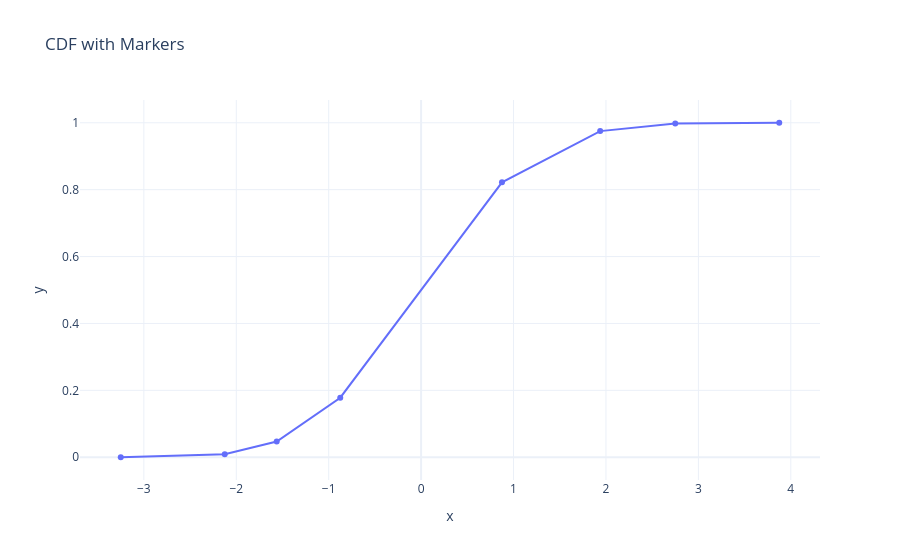

The code cell stored with this chart in its notebook:
### Markdown cell above
### CDF with Markers

Show data points with markers:

### Code cell
fig = cumulative(
    x=data, markers=True, title="CDF with Markers", template="plotly_white"
)
fig.show()

### Figure 1 — Plotly figure (JSON) as saved in the notebook; plotly's stock layout.template omitted (floating-point values rounded to 4 significant figures)
{"data": [{"hovertemplate": "x=%{x}<br>y=%{y}<extra></extra>", "legendgroup": "", "line": {"dash": "solid", "shape": "linear"}, "marker": {"color": "#636efa", "symbol": "circle"}, "mode": "lines+markers", "name": "", "orientation": "v", "showlegend": false, "type": "scatter", "x": [-3.25, -2.125, -1.562, -0.875, 0.875, 1.938, 2.75, 3.875], "xaxis": "x", "y": [0.0, 0.009, 0.047, 0.178, 0.822, 0.975, 0.998, 1.0], "yaxis": "y"}], "layout": {"legend": {"tracegroupgap": 0}, "title": {"text": "CDF with Markers"}, "xaxis": {"anchor": "y", "domain": [0, 1], "title": {"text": "x"}}, "yaxis": {"anchor": "x", "domain": [0, 1], "title": {"text": "y"}}}}
